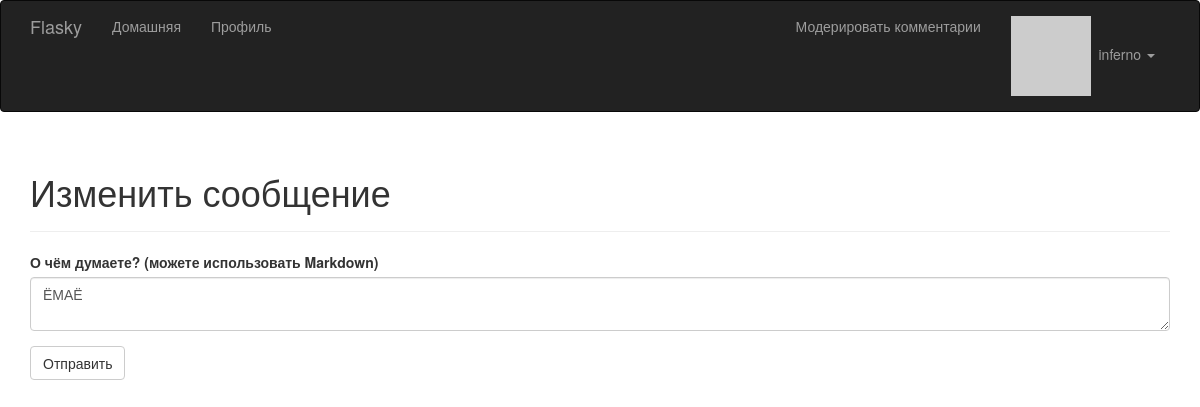
Before: /edit/116 (signed in) with the older database file.
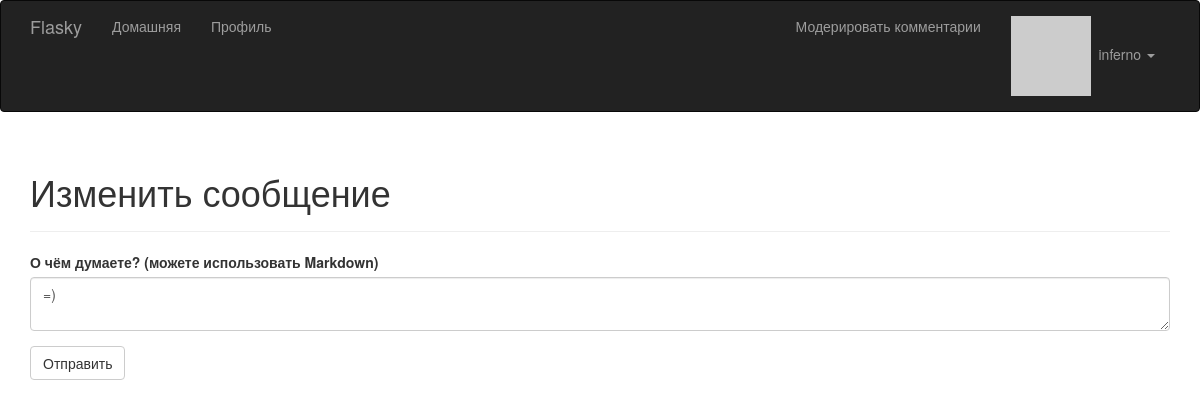
After: the same page with the newer database file.
### app/models.py (models this page shows, shortened)
class Post(db.Model):
    __tablename__ = 'posts'
    id = db.Column(db.Integer, primary_key=True)
    body = db.Column(db.Text)
    body_html = db.Column(db.Text)
    timestamp = db.Column(db.DateTime, index=True, default=datetime.utcnow)
    author_id = db.Column(db.Integer, db.ForeignKey('users.id'))
    comments = db.relationship('Comment', backref='post', lazy='dynamic')

### app/main/views.py (the view)
@main.route('/edit/<int:id>', methods=['GET', 'POST'])
@login_required
def edit(id):
    post = Post.query.get_or_404(id)
    if current_user != post.author and \
            not current_user.can(Permission.ADMIN):
        abort(403)
    form = PostForm()
    if form.validate_on_submit():
        post.body = form.body.data
        db.session.add(post)
        db.session.commit()
        flash('The post has been updated.')
        return redirect(url_for('.post', id=post.id))
    form.body.data = post.body
    return render_template('edit_post.html', form=form)

### app/main/forms.py
class PostForm(FlaskForm):
    body = PageDownField("О чём думаете? (можете использовать Markdown)", validators=[DataRequired()])
    submit = SubmitField('Отправить')

### app/auth/views.py (called while the page is built)
@auth.before_app_request
def before_request():
    if current_user.is_authenticated:
        current_user.ping()
        if not current_user.confirmed \
                and request.blueprint != 'auth' \
                and request.endpoint != 'static':
            return redirect(url_for('auth.unconfirmed'))

### app/main/__init__.py (called while the page is built)
@main.app_context_processor
def inject_permissions():
    return dict(Permission=Permission)

### app/main/views.py (called while the page is built)
@main.after_app_request
def after_request(response):
    for query in get_debug_queries():
        if query.duration >= current_app.config['FLASKY_SLOW_DB_QUERY_TIME']:
            current_app.logger.warning(
                'Slow query: %s\nParameters: %s\nDuration: %fs\nContext: %s\n' %
                (query.statement, query.parameters, query.duration, query.context))
    return response

### app/models.py (called while the page is built)
@login_manager.user_loader
def load_user(user_id):
    return User.query.get(int(user_id))

    def has_permission(self, perm):
        return self.permissions & perm == perm

### app/templates/edit_post.html (shortened to what this page needs)
{% extends "base.html" %}
{% import "bootstrap/wtf.html" as wtf %}
{% block page_content %}
<div class="page-header">
  <h1>Изменить сообщение</h1>
</div>
<div>
  {{ wtf.quick_form(form) }}
</div>
{% endblock %}

Changed rows visible on the page:
changed Post: body "ЁМАЁ" → "=)"
